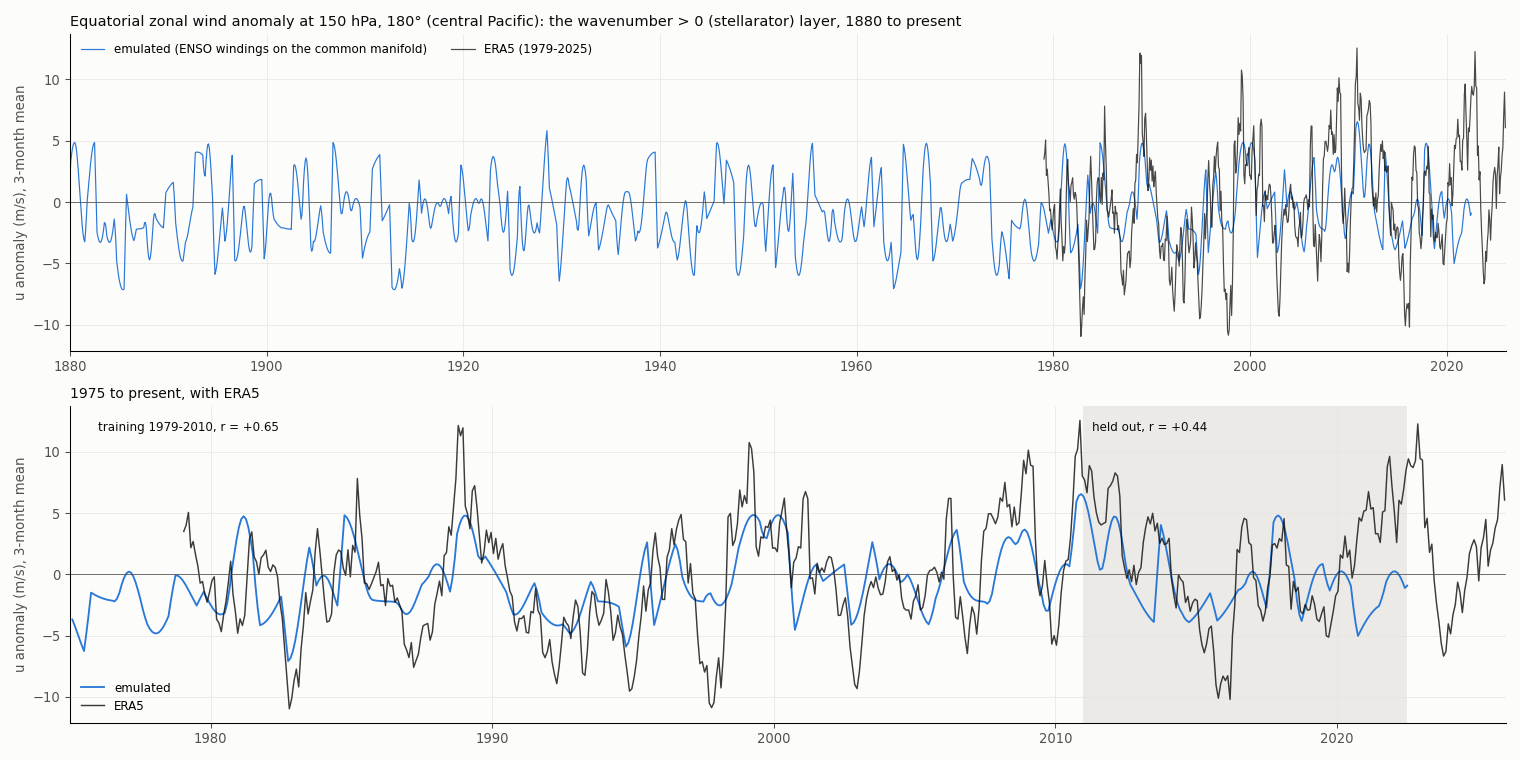

Generate this figure with Python:
#!/usr/bin/env python3
"""Emulated equatorial zonal wind below 70 hPa (150 hPa, 180 deg, central Pacific), 1880 to the manifold's end
(2026-10-22). The stellarator layer: the ENSO windings (base 0.2017, harmonics 1-9) on the common manifold
(legs/amo_pdo_nino4_iode, 1880-2023), amplitudes fitted to ERA5 (5S-5N mean at 180 deg, monthly anomaly,
3-month running mean) over 1979-2010; 2011-2022 is held out. The QBO is absent at this level (qbo_low_stellarator.py).
    python3 low_wind_emulation.py  -> low_wind_emulation.png
"""
import json
from pathlib import Path

import matplotlib
import netCDF4 as nc
import numpy as np

matplotlib.use("Agg")
import matplotlib.pyplot as plt  # noqa: E402

HERE = Path(__file__).resolve().parent
EX = HERE.parent / "experiments/Oct2026_generator"
LEVEL, LON = 150, 180.0
INK, MUTED, GRID, SURF, BLUE, ORANGE = "#0b0b0b", "#52514e", "#e4e3df", "#fcfcfb", "#2a78d6", "#eb6834"

ds = nc.Dataset(EX / "SAO/era5_u_eq_monthly_low.nc")
tv = [k for k in ds.variables if "time" in k][0]; pv = [k for k in ds.variables if "pressure" in k][0]
d = nc.num2date(ds.variables[tv][:], ds.variables[tv].units); T = np.array([x.year + (x.month - 1) / 12 + 1 / 24 for x in d])
lon = np.asarray(ds.variables["longitude"][:]) % 360; j = int(np.argmin(abs(lon - LON))); k = list(np.asarray(ds.variables[pv][:])).index(LEVEL)
u = np.asarray(ds.variables["u"][:, k, :, j]).mean(1); o = np.argsort(T); T, u = T[o], u[o]
mon = np.round((T % 1) * 12 - 0.5).astype(int) % 12
ua = u - np.array([u[mon == m].mean() for m in range(12)])[mon]; ua = np.convolve(ua, np.ones(3) / 3, "same")

p = json.load(open(EX / "legs/amo_pdo_nino4_iode/lt.exe.p")); kb = abs(p["ltep"][-1])
man = np.loadtxt(EX / "legs/amo_pdo_nino4_iode/lte_results.1.csv", delimiter=","); tm, Fm = man[:, 0], man[:, 3]


def basis(t):
    F = np.interp(t, tm, Fm)
    return np.column_stack([f(2 * np.pi * h * kb * F) for h in range(1, 10) for f in (np.cos, np.sin)] + [np.ones_like(t)])


m = (T < 2022.5); tr = m & (T < 2011); ho = m & (T >= 2011)
b = np.linalg.lstsq(basis(T[tr]), ua[tr], rcond=None)[0]
te = np.arange(tm[0], tm[-1], 1 / 12); em = np.convolve(basis(te) @ b, np.ones(3) / 3, "same")
r_tr = np.corrcoef(np.interp(T[tr], te, em), ua[tr])[0, 1]; r_ho = np.corrcoef(np.interp(T[ho], te, em), ua[ho])[0, 1]
print(f"{LEVEL} hPa at {LON:.0f} deg: training r {r_tr:+.2f} (1979-2010), held-out r {r_ho:+.2f} (2011-2022)")

fig, axs = plt.subplots(2, 1, figsize=(16, 8), facecolor=SURF, gridspec_kw=dict(height_ratios=[1, 1]))
ax = axs[0]
ax.plot(te, em, color=BLUE, lw=0.9, label="emulated (ENSO windings on the common manifold)")
ax.plot(T, ua, color=INK, lw=0.9, alpha=0.75, label="ERA5 (1979-2025)")
ax.set_xlim(1880, 2026); ax.set_title(f"Equatorial zonal wind anomaly at {LEVEL} hPa, 180° (central Pacific): the wavenumber > 0 (stellarator) layer, 1880 to present",
                                      loc="left", fontsize=11, color=INK)
ax.legend(frameon=False, fontsize=9, loc="upper left", ncol=2)
ax = axs[1]; s = te >= 1975
ax.plot(te[s], em[s], color=BLUE, lw=1.4, label="emulated")
ax.plot(T, ua, color=INK, lw=1.1, alpha=0.8, label="ERA5")
ax.axvspan(2011, 2022.5, color=GRID, alpha=0.7, lw=0); ax.text(2011.3, ax.get_ylim()[1] * 0.85, f"held out, r = {r_ho:+.2f}", fontsize=9, color=INK)
ax.text(1976, ax.get_ylim()[1] * 0.85, f"training 1979-2010, r = {r_tr:+.2f}", fontsize=9, color=INK)
ax.set_xlim(1975, 2026); ax.set_title("1975 to present, with ERA5", loc="left", fontsize=10.5, color=INK); ax.legend(frameon=False, fontsize=9, loc="lower left")
for a in axs:
    a.axhline(0, color=MUTED, lw=0.6); a.set_ylabel("u anomaly (m/s), 3-month mean", color=MUTED)
    a.set_facecolor(SURF); a.tick_params(colors=MUTED); a.grid(True, color=GRID, lw=0.5)
    for sp in ("top", "right"):
        a.spines[sp].set_visible(False)
fig.tight_layout(); fig.savefig(HERE / "low_wind_emulation.png", dpi=95, facecolor=SURF)
print("plot: low_wind_emulation.png")
